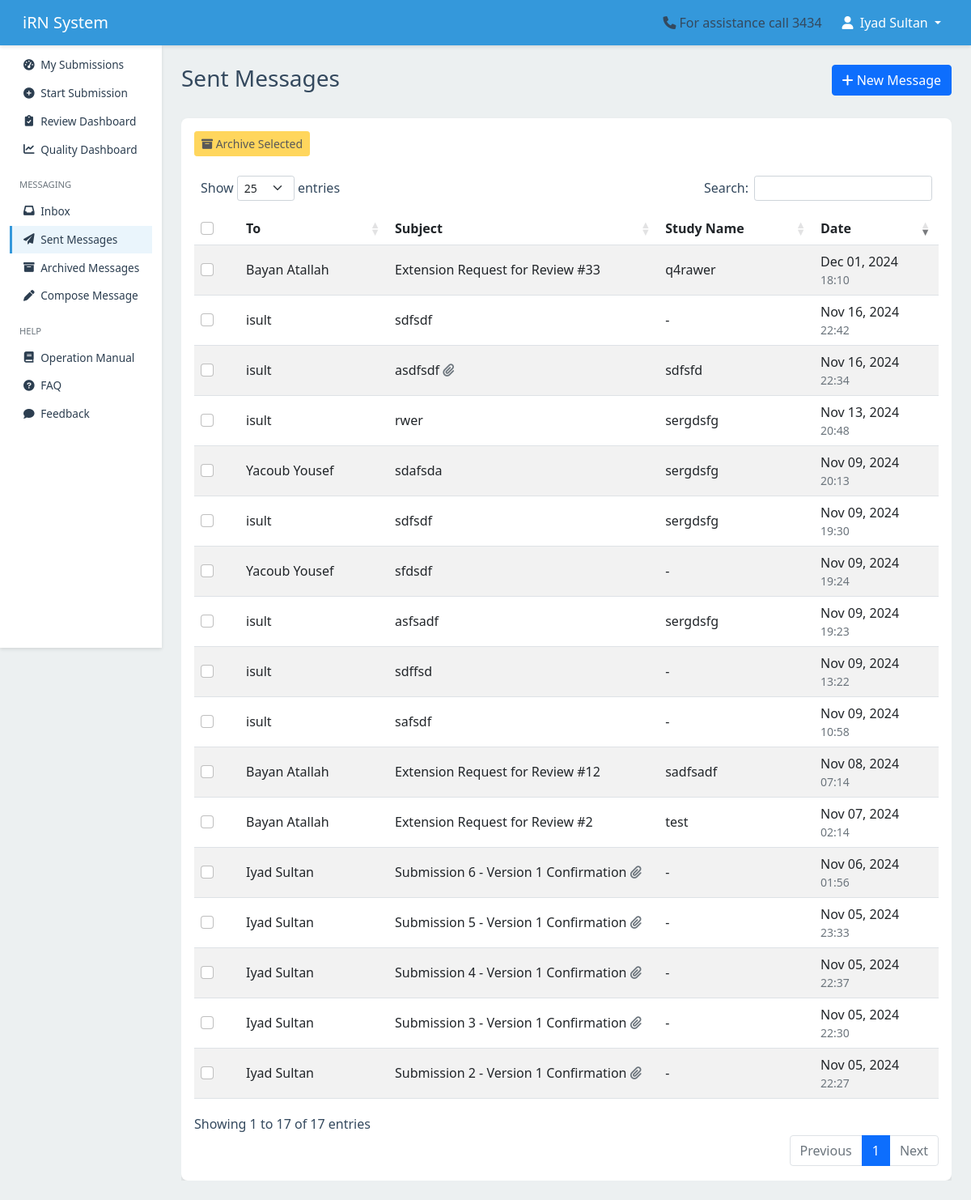
Screenshot of /messaging/sent/ (signed in) with the database file from the repository.
### messaging/models.py (models this page shows, shortened)
class Message(models.Model):
    sender = models.ForeignKey(User, related_name='sent_messages', on_delete=models.CASCADE)
    recipients = models.ManyToManyField(User, related_name='received_messages')
    cc = models.ManyToManyField(User, related_name='cc_messages', blank=True)
    bcc = models.ManyToManyField(User, related_name='bcc_messages', blank=True)
    subject = models.CharField(max_length=255)
    body = models.TextField()
    respond_by = models.DateTimeField(default=get_default_respond_by, blank=True, null=True)
    sent_at = models.DateTimeField(auto_now_add=True)
    is_archived = models.BooleanField(default=False)
    hashtags = models.CharField(max_length=255, blank=True, null=True)
    thread_id = models.UUIDField(default=uuid.uuid4, editable=False, null=True, blank=True)
    related_submission = models.ForeignKey(
        'submission.Submission',
        on_delete=models.SET_NULL,
        null=True,
        blank=True,
        related_name='related_messages'
    )
    objects = MessageManager()
    message_type = models.CharField(
    max_length=20,
        choices=[
            ('decision', 'Decision'),
            ('notification', 'Notification'),
            ('general', 'General'),
        ],
        default='general'
)
    def get_recipients_display(self):
        recipients = self.recipients.all()
        if not recipients:
            return "-"
        first_recipient = recipients.first()
        first_name = first_recipient.get_full_name() or first_recipient.username
        if recipients.count() > 1:
            return f"{first_name} +{recipients.count() - 1}"
        return first_name
    class Meta:
        ordering = ['-sent_at']
    def __str__(self):
        return self.subject

### submission/models.py (models this page shows, shortened)
class Submission(models.Model):
    temporary_id = models.AutoField(primary_key=True)
    khcc_number = models.CharField(max_length=20, blank=True, null=True, unique=True)
    title = models.CharField(max_length=255)
    primary_investigator = models.ForeignKey(
        User, related_name='primary_investigations', on_delete=models.CASCADE
    )
    study_type = models.ForeignKey(StudyType, on_delete=models.SET_NULL, null=True)
    status = models.CharField(
        max_length=50,
        choices=get_submission_status_choices,
        default='draft'
    )
    date_created = models.DateTimeField(auto_now_add=True)
    last_modified = models.DateTimeField(auto_now=True)
    date_submitted = models.DateTimeField(blank=True, null=True)
    version = models.PositiveIntegerField(default=1)
    is_locked = models.BooleanField(default=False)
    is_archived = models.BooleanField(default=False)
    archived_at = models.DateTimeField(null=True, blank=True)
    show_in_irb = models.BooleanField(default=False, help_text="Toggle visibility for IRB members")
    show_in_rc = models.BooleanField(default=False, help_text="Toggle visibility for RC members")
    submitted_by = models.ForeignKey(
        User,
        related_name='submitted_submissions',
        on_delete=models.SET_NULL,
        null=True,
        blank=True,
        help_text="User who submitted the submission"
    )

### messaging/views.py (the view)
# urls.py: path('sent/', views.sent_messages, name='sent_messages'),
@login_required
def sent_messages(request):
    messages_list = Message.objects.filter(
        sender=request.user,
        is_archived=False
    ).select_related(
        'sender',
        'related_submission'
    ).prefetch_related(
        'recipients',
        'attachments'
    ).order_by('-sent_at')
    archive_success = request.session.pop('archive_success', None)
    if archive_success:
        messages.success(request, archive_success)
    context = {
        'messages': messages_list,
        'is_archived': False,
        'view_type': 'sent',
        'can_archive': True,
    }
    return render(request, 'messaging/sent_messages.html', context)

### messaging/templates/messaging/sent_messages.html (shortened to what this page needs)
{% extends 'users/base.html' %}
{% load static %}
{% load messaging_extras %}
{% load message_tags %}
{% block page_specific_css %}
<link rel="stylesheet" type="text/css" href="https://cdn.datatables.net/1.10.24/css/dataTables.bootstrap5.min.css">
{% endblock %}
{% block content %}
<div class="messages-container">
    <div class="row mb-4">
        <div class="col">
            <h1 class="h3">{% if is_archived %}Archived Messages{% else %}Sent Messages{% endif %}</h1>
        </div>
        <div class="col-auto">
            <a href="{% url 'messaging:compose_message' %}" class="btn btn-primary">
                <i class="fas fa-plus"></i> New Message
            </a>
        </div>
    </div>
    <div class="card">
        <div class="card-body">
            {% if not is_archived %}
            <div class="action-buttons">
                <button type="button" class="btn btn-warning btn-sm" id="archive-selected" disabled>
                </button>
            </div>
            {% endif %}
            <div class="table-responsive">
                <table id="messages-table" class="table table-striped table-hover">
                    <thead>
                        <tr>
                            {% if not is_archived %}
                            <th class="checkbox-column">
                                <input type="checkbox" class="form-check-input" id="select-all">
                            </th>
                            {% endif %}
                            <th class="recipient-column">To</th>
                            <th class="subject-column">Subject</th>
                            <th class="study-column">Study Name</th>
                            <th class="date-column">Date</th>
                        </tr>
                    </thead>
                    <tbody>
                        {% for message in messages %}
                        <tr data-message-id="{{ message.id }}">
                            {% if not is_archived %}
                            <td class="checkbox-column">
                                <input type="checkbox" class="form-check-input message-checkbox"
                                       value="{{ message.id }}">
                            </td>
                            {% endif %}
                            <td class="recipient-column">
                                <span class="text-truncate">
                                    {{ message.get_recipients_display }}
                                </span>
                            </td>
                            <td class="subject-column">
                                <a href="{% url 'messaging:view_message' message.id %}" class="message-link">
                                    {{ message.subject }}
                                    {% if message.attachments.exists %}
                                        <i class="fas fa-paperclip text-muted"></i>
                                    {% endif %}
                                </a>
                            </td>
                            <td class="study-column">
                                <span class="text-truncate">{{ message.related_submission.title|default:"-" }}</span>
                            </td>
                            <td class="date-column" data-order="{{ message.sent_at|date:'Y-m-d H:i:s' }}">
                                {{ message.sent_at|date:"M d, Y" }}
                                <small class="text-muted d-block">{{ message.sent_at|date:"H:i" }}</small>
                            </td>
                        </tr>
                        {% endfor %}
                    </tbody>
                </table>
            </div>
        </div>
    </div>
</div>
{% endblock %}

### users/templates/users/base.html (shortened to what this page needs)
{% load static %}
<!DOCTYPE html>
<html lang="en">
<head>
    {% load static %}
    <link href="https://cdn.jsdelivr.net/npm/bootstrap@5.1.3/dist/css/bootstrap.min.css" rel="stylesheet">
    <link href="https://cdnjs.cloudflare.com/ajax/libs/font-awesome/6.0.0-beta3/css/all.min.css" rel="stylesheet">
    <link href="https://cdn.jsdelivr.net/npm/select2@4.1.0-rc.0/dist/css/select2.min.css" rel="stylesheet">
    <link href="https://cdn.jsdelivr.net/npm/select2-bootstrap-5-theme@1.3.0/dist/select2-bootstrap-5-theme.min.css" rel="stylesheet">
    {% block page_specific_css %}{% endblock %}
</head>
<body>
    <nav class="navbar navbar-expand-lg navbar-dark">
        <div class="container-fluid">
            <a class="navbar-brand" href="/">iRN System</a>
            <div class="collapse navbar-collapse justify-content-end" id="navbarNav">
                <span class="me-3"><i class="fas fa-phone me-1"></i>For assistance call 3434</span>
                {% if user.is_authenticated %}
                    <ul class="navbar-nav">
                        <li class="nav-item dropdown">
                            <button class="nav-link dropdown-toggle btn btn-link"
                                    id="userDropdown"
                                    data-bs-toggle="dropdown"
                                    aria-expanded="false">
                                <i class="fas fa-user me-1"></i>
                                {{ user.get_full_name|default:user.username }}
                            </button>
                        </li>
                    </ul>
                {% endif %}
            </div>
        </div>
    </nav>
    <div class="container-fluid">
        <div class="row">
            <nav class="sidebar" id="sidebar">
                <div class="position-sticky">
                    <ul class="nav flex-column">
                        <li class="nav-item">
                            <a class="nav-link {% if request.resolver_match.url_name == 'dashboard' %}active{% endif %}"
                               href="{% url 'submission:dashboard' %}">
                                <i class="fas fa-tachometer-alt"></i>
                                <span>My Submissions</span>
                            </a>
                        </li>
                        <li class="nav-item">
                            <a class="nav-link {% if request.resolver_match.url_name == 'start_submission' %}active{% endif %}"
                               href="{% url 'submission:start_submission' %}">
                                <i class="fas fa-plus-circle"></i>
                                <span>Start Submission</span>
                            </a>
                        </li>
                        <li class="nav-item">
                            {% if request.user.groups.all|dictsort:"name"|join:"," in "IRB,OSAR,RC" %}
                            <a class="nav-link {% if request.resolver_match.url_name == 'review_dashboard' %}active{% endif %}"
                               href="{% url 'review:review_dashboard' %}">
                                <i class="fas fa-clipboard-check"></i>
                                <span>Review Dashboard</span>
                            </a>
                            {% endif %}
                        </li>
                        <li class="nav-item">
                            <a href="{% url 'review:quality_dashboard' %}" class="nav-link">
                                <i class="fas fa-chart-line"></i> Quality Dashboard
                            </a>
                        </li>
                        <li class="nav-item mt-3">
                            <div class="sidebar-heading px-3 py-2 text-muted small text-uppercase">
                                Messaging
                            </div>
                        </li>
                        <li class="nav-item">
                            <a class="nav-link {% if request.resolver_match.url_name == 'inbox' %}active{% endif %}"
                               href="{% url 'messaging:inbox' %}">
                                <i class="fas fa-inbox"></i>
                                <span>Inbox</span>
                            </a>
                        </li>
                        <li class="nav-item">
                            <a class="nav-link {% if request.resolver_match.url_name == 'sent_messages' %}active{% endif %}"
                               href="{% url 'messaging:sent_messages' %}">
                                <i class="fas fa-paper-plane"></i>
                                <span>Sent Messages</span>
                            </a>
                        </li>
                        <li class="nav-item">
                            <a class="nav-link {% if request.resolver_match.url_name == 'archived_messages' %}active{% endif %}"
                               href="{% url 'messaging:archived_messages' %}">
                                <i class="fas fa-archive"></i>
                                <span>Archived Messages</span>
                            </a>
                        </li>
                        <li class="nav-item">
                            <a class="nav-link {% if request.resolver_match.url_name == 'compose_message' %}active{% endif %}"
                               href="{% url 'messaging:compose_message' %}">
                                <i class="fas fa-pen"></i>
                                <span>Compose Message</span>
                            </a>
                        </li>
                        <li class="nav-item mt-3">
                            <div class="sidebar-heading px-3 py-2 text-muted small text-uppercase">
                                Help
                            </div>
                        </li>
                        <li class="nav-item">
                            <a class="nav-link" href="{% url 'users:operation_manual' %}" target="_blank">
                                <i class="fas fa-book"></i>
                                <span>Operation Manual</span>
                            </a>
                        </li>
                        <li class="nav-item">
                            <a class="nav-link" href="{% url 'users:faq' %}">
                                <i class="fas fa-question-circle"></i>
                                <span>FAQ</span>
                            </a>
                        </li>
                        <li class="nav-item">
                            <a class="nav-link" href="{% url 'feedback:submit_feedback' %}">
                                <i class="fas fa-comment"></i>
                                <span>Feedback</span>
                            </a>
                        </li>
                    </ul>
                </div>
            </nav>
            <main class="main-content">
                {% block content %}{% endblock %}
            </main>
        </div>
    </div>
</body>
</html>

### rows the page displays
Message: recipients "Bayan Atallah", subject "Extension Request for Review #33", related_submission "q4rawer", sent_at "Dec 01, 2024", sent_at "18:10"
Message: recipients "isult", subject "sdfsdf", related_submission "-", sent_at "Nov 16, 2024", sent_at "22:42"
Message: recipients "isult", subject "asdfsdf", related_submission "sdfsfd", sent_at "Nov 16, 2024", sent_at "22:34"
Message: recipients "isult", subject "rwer", related_submission "sergdsfg", sent_at "Nov 13, 2024", sent_at "20:48"
Message: recipients "Yacoub Yousef", subject "sdafsda", related_submission "sergdsfg", sent_at "Nov 09, 2024", sent_at "20:13"
Message: recipients "isult", subject "sdfsdf", related_submission "sergdsfg", sent_at "Nov 09, 2024", sent_at "19:30"
Message: recipients "Yacoub Yousef", subject "sfdsdf", related_submission "-", sent_at "Nov 09, 2024", sent_at "19:24"
Message: recipients "isult", subject "asfsadf", related_submission "sergdsfg", sent_at "Nov 09, 2024", sent_at "19:23"
Message: recipients "isult", subject "sdffsd", related_submission "-", sent_at "Nov 09, 2024", sent_at "13:22"
Message: recipients "isult", subject "safsdf", related_submission "-", sent_at "Nov 09, 2024", sent_at "10:58"
Message: recipients "Bayan Atallah", subject "Extension Request for Review #12", related_submission "sadfsadf", sent_at "Nov 08, 2024", sent_at "07:14"
Message: recipients "Bayan Atallah", subject "Extension Request for Review #2", related_submission "test", sent_at "Nov 07, 2024", sent_at "02:14"
Message: recipients "Iyad Sultan", subject "Submission 6 - Version 1 Confirmation", related_submission "-", sent_at "Nov 06, 2024", sent_at "01:56"
Message: recipients "Iyad Sultan", subject "Submission 5 - Version 1 Confirmation", related_submission "-", sent_at "Nov 05, 2024", sent_at "23:33"
Message: recipients "Iyad Sultan", subject "Submission 4 - Version 1 Confirmation", related_submission "-", sent_at "Nov 05, 2024", sent_at "22:37"
Message: recipients "Iyad Sultan", subject "Submission 3 - Version 1 Confirmation", related_submission "-", sent_at "Nov 05, 2024", sent_at "22:30"
Message: recipients "Iyad Sultan", subject "Submission 2 - Version 1 Confirmation", related_submission "-", sent_at "Nov 05, 2024", sent_at "22:27"

### other values shown
{{ user.get_full_name|default:user.username }} "Iyad Sultan"
